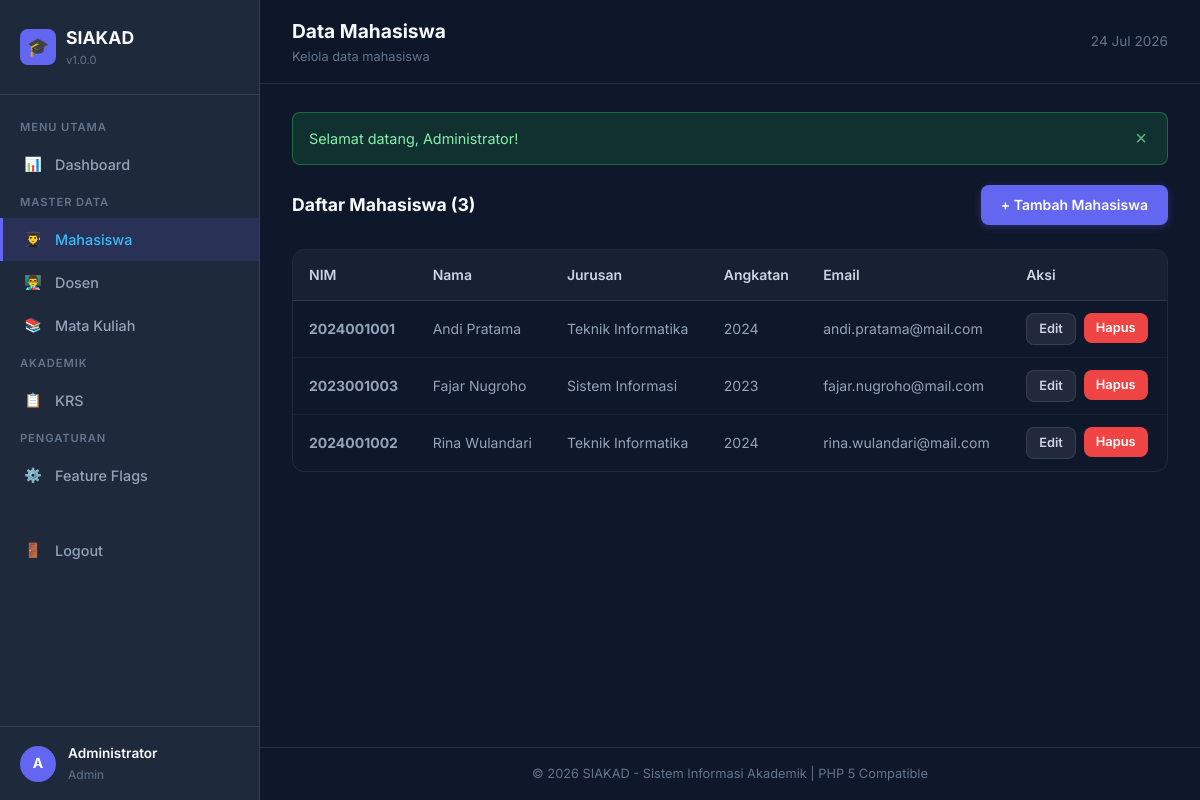
The page /index.php?page=mahasiswa (signed in) on the database its author committed.
### tables this page shows
CREATE TABLE `mahasiswa` (
    `id` INT(11) NOT NULL AUTO_INCREMENT,
    `nim` VARCHAR(20) NOT NULL,
    `user_id` INT(11) NOT NULL,
    `nama` VARCHAR(100) NOT NULL,
    `email` VARCHAR(100) DEFAULT NULL,
    `telepon` VARCHAR(20) DEFAULT NULL,
    `jurusan` VARCHAR(100) NOT NULL,
    `angkatan` INT(4) NOT NULL,
    `alamat` TEXT DEFAULT NULL,
    PRIMARY KEY (`id`),
    UNIQUE KEY `uq_nim` (`nim`),
    KEY `fk_mhs_user` (`user_id`),
    CONSTRAINT `fk_mhs_user` FOREIGN KEY (`user_id`) REFERENCES `users` (`id`) ON DELETE CASCADE
);

### pages/mahasiswa.php (the view, shortened to what this page needs)
<?php
$can_register = is_feature_enabled($db_conn, 'student_registration');
$action = isset($_GET['action']) ? $_GET['action'] : 'list';
if ($action === 'add'):
    if (!$can_register) {
        set_flash('warning', 'Pendaftaran mahasiswa baru sedang dinonaktifkan oleh admin (Feature Flag: student_registration = OFF).');
        redirect('index.php?page=mahasiswa');
    }
    if (!isset($errors)) $errors = array();
    $nim      = isset($nim)      ? $nim      : '';
    $nama     = isset($nama)     ? $nama     : '';
    $email    = isset($email)    ? $email    : '';
    $telepon  = isset($telepon)  ? $telepon  : '';
    $jurusan  = isset($jurusan)  ? $jurusan  : '';
    $angkatan = isset($angkatan) ? $angkatan : date('Y');
    $alamat   = isset($alamat)   ? $alamat   : '';
    $username = isset($username) ? $username : '';
?>
<div class="card">
    <div class="card-header">
        <h3>Tambah Mahasiswa Baru</h3>
    </div>
    <?php if (isset($errors['general'])): ?>
        <div class="alert alert-error"><span class="alert-text"><?php echo escape_html($errors['general']); ?></span></div>
    <?php endif; ?>
    <form action="index.php?page=mahasiswa&action=add" method="POST" novalidate>
        <div class="form-row">
            <div class="form-group">
                <label class="form-label">NIM <span class="required">*</span></label>
                <input type="text" name="nim" class="form-control <?php echo isset($errors['nim']) ? 'is-invalid' : ''; ?>" value="<?php echo escape_html($nim); ?>">
                <?php if (isset($errors['nim'])): ?><span class="error-text"><?php echo escape_html($errors['nim']); ?></span><?php endif; ?>
            </div>
            <div class="form-group">
                <label class="form-label">Nama Lengkap <span class="required">*</span></label>
                <input type="text" name="nama" class="form-control <?php echo isset($errors['nama']) ? 'is-invalid' : ''; ?>" value="<?php echo escape_html($nama); ?>">
                <?php if (isset($errors['nama'])): ?><span class="error-text"><?php echo escape_html($errors['nama']); ?></span><?php endif; ?>
            </div>
        </div>
        <div class="form-row">
            <div class="form-group">
                <label class="form-label">Email</label>
                <input type="email" name="email" class="form-control <?php echo isset($errors['email']) ? 'is-invalid' : ''; ?>" value="<?php echo escape_html($email); ?>">
                <?php if (isset($errors['email'])): ?><span class="error-text"><?php echo escape_html($errors['email']); ?></span><?php endif; ?>
            </div>
            <div class="form-group">
                <label class="form-label">Telepon</label>
                <input type="text" name="telepon" class="form-control" value="<?php echo escape_html($telepon); ?>">
            </div>
        </div>
        <div class="form-row">
            <div class="form-group">
                <label class="form-label">Jurusan <span class="required">*</span></label>
                <input type="text" name="jurusan" class="form-control <?php echo isset($errors['jurusan']) ? 'is-invalid' : ''; ?>" value="<?php echo escape_html($jurusan); ?>">
                <?php if (isset($errors['jurusan'])): ?><span class="error-text"><?php echo escape_html($errors['jurusan']); ?></span><?php endif; ?>
            </div>
            <div class="form-group">
                <label class="form-label">Angkatan</label>
                <input type="number" name="angkatan" class="form-control" value="<?php echo (int)$angkatan; ?>">
            </div>
        </div>
        <div class="form-group">
            <label class="form-label">Alamat</label>
            <textarea name="alamat" class="form-control"><?php echo escape_html($alamat); ?></textarea>
        </div>
        <hr style="border-color: var(--border-color); margin: 20px 0;">
        <div class="form-row">
            <div class="form-group">
                <label class="form-label">Username Login <span class="required">*</span></label>
                <input type="text" name="username" class="form-control <?php echo isset($errors['username']) ? 'is-invalid' : ''; ?>" value="<?php echo escape_html($username); ?>">
                <?php if (isset($errors['username'])): ?><span class="error-text"><?php echo escape_html($errors['username']); ?></span><?php endif; ?>
            </div>
            <div class="form-group">
                <label class="form-label">Password <span class="required">*</span></label>
                <input type="password" name="password" class="form-control <?php echo isset($errors['password']) ? 'is-invalid' : ''; ?>">
                <?php if (isset($errors['password'])): ?><span class="error-text"><?php echo escape_html($errors['password']); ?></span><?php endif; ?>
            </div>
        </div>
        <div class="btn-group">
            <button type="submit" class="btn btn-primary">Simpan</button>
            <a href="index.php?page=mahasiswa" class="btn btn-secondary">Batal</a>
        </div>
    </form>
</div>
<?php
else:
    $rows = fetch_all($db_conn, "SELECT * FROM mahasiswa ORDER BY nama ASC");
?>
<div class="page-header">
    <h3>Daftar Mahasiswa (<?php echo count($rows); ?>)</h3>
    <?php if ($can_register): ?>
        <a href="index.php?page=mahasiswa&action=add" class="btn btn-primary">+ Tambah Mahasiswa</a>
    <?php else: ?>
        <span class="badge badge-off">Registrasi OFF</span>
    <?php endif; ?>
</div>
<?php if (empty($rows)): ?>
    <div class="empty-state">
        <div class="empty-icon">👨‍🎓</div>
        <p>Belum ada data mahasiswa.</p>
    </div>
<?php else: ?>
    <div class="table-wrapper">
        <table class="data-table">
            <thead>
                <tr>
                    <th>NIM</th>
                    <th>Nama</th>
                    <th>Jurusan</th>
                    <th>Angkatan</th>
                    <th>Email</th>
                    <th>Aksi</th>
                </tr>
            </thead>
            <tbody>
            <?php foreach ($rows as $row): ?>
                <tr>
                    <td><strong><?php echo escape_html($row['nim']); ?></strong></td>
                    <td><?php echo escape_html($row['nama']); ?></td>
                    <td><?php echo escape_html($row['jurusan']); ?></td>
                    <td><?php echo (int)$row['angkatan']; ?></td>
                    <td><?php echo escape_html($row['email']); ?></td>
                    <td>
                        <div class="btn-group">
                            <a href="index.php?page=mahasiswa&action=edit&id=<?php echo $row['id']; ?>" class="btn btn-secondary btn-sm">Edit</a>
                            <form action="index.php?page=mahasiswa&action=delete" method="POST" style="display:inline;" onsubmit="return confirm('Yakin ingin menghapus data mahasiswa ini?');">
                                <button type="submit" class="btn btn-danger btn-sm">Hapus</button>
                            </form>
                        </div>
                    </td>
                </tr>
            <?php endforeach; ?>
            </tbody>
        </table>
    </div>
<?php endif; ?>
<?php endif; ?>

### style.css (style rules this page uses)
:root { --bg-main: #0f172a; --bg-sidebar: #1e293b; --bg-card: rgba(30, 41, 59, 0.85); --bg-card-border: rgba(255, 255, 255, 0.08); --bg-input: rgba(15, 23, 42, 0.6); --primary: #6366f1; --primary-hover: #4f46e5; --primary-light: rgba(99, 102, 241, 0.15); --accent: #38bdf8; --text-heading: #f8fafc; --text-body: #94a3b8; --text-light: #cbd5e1; --text-muted: #64748b; --border-color: rgba(255, 255, 255, 0.1); --danger: #ef4444; --danger-bg: rgba(239, 68, 68, 0.15); --danger-border: rgba(239, 68, 68, 0.4); --danger-text: #fca5a5; --success: #22c55e; --success-bg: rgba(34, 197, 94, 0.15); --success-border: rgba(34, 197, 94, 0.4); --success-text: #86efac; --warning-bg: rgba(234, 179, 8, 0.15); --warning-border: rgba(234, 179, 8, 0.4); --warning-text: #fde047; --info-bg: rgba(56, 189, 248, 0.15); --info-border: rgba(56, 189, 248, 0.4); --info-text: #7dd3fc; --radius-sm: 8px; --radius-md: 12px; --radius-lg: 16px; --transition: all 0.25s cubic-bezier(0.4, 0, 0.2, 1); --sidebar-width: 260px; }
*, *::before, *::after { margin: 0; padding: 0; box-sizing: border-box; }
body { font-family: 'Inter', -apple-system, BlinkMacSystemFont, 'Segoe UI', Roboto, sans-serif; background-color: var(--bg-main); color: var(--text-body); line-height: 1.6; min-height: 100vh; }
a { color: var(--accent); text-decoration: none; transition: var(--transition); }
.btn { display: inline-flex; align-items: center; gap: 6px; padding: 10px 20px; font-size: 0.875rem; font-weight: 600; font-family: inherit; border: none; border-radius: var(--radius-sm); cursor: pointer; transition: var(--transition); text-decoration: none; line-height: 1.4; }
.btn-primary { background: var(--primary); color: #fff; box-shadow: 0 2px 8px rgba(99, 102, 241, 0.3); }
.btn-danger { background: var(--danger); color: #fff; }
.btn-secondary { background: rgba(255, 255, 255, 0.08); border: 1px solid var(--border-color); color: var(--text-light); }
.btn-sm { padding: 6px 12px; font-size: 0.8rem; }
.btn-group { display: flex; gap: 8px; flex-wrap: wrap; }
.table-wrapper { overflow-x: auto; border-radius: var(--radius-md); border: 1px solid var(--bg-card-border); }
.data-table { width: 100%; border-collapse: collapse; font-size: 0.875rem; }
.data-table th { padding: 14px 16px; text-align: left; font-weight: 600; color: var(--text-light); background: rgba(30, 41, 59, 0.6); border-bottom: 1px solid var(--border-color); white-space: nowrap; }
.data-table td { padding: 12px 16px; border-bottom: 1px solid rgba(255, 255, 255, 0.04); color: var(--text-body); vertical-align: middle; }
.data-table tr:last-child td { border-bottom: none; }
.page-header { display: flex; justify-content: space-between; align-items: center; margin-bottom: 24px; flex-wrap: wrap; gap: 12px; }
.page-header h3 { font-size: 1.1rem; color: var(--text-heading); }

### rows shown on the page
mahasiswa: nim "2024001001", nama "Andi Pratama", jurusan "Teknik Informatika", angkatan "2024", email "andi.pratama@mail.com"
mahasiswa: nim "2023001003", nama "Fajar Nugroho", jurusan "Sistem Informasi", angkatan "2023", email "fajar.nugroho@mail.com"
mahasiswa: nim "2024001002", nama "Rina Wulandari", jurusan "Teknik Informatika", angkatan "2024", email "rina.wulandari@mail.com"

### other values the page prints
escape_html(APP_NAME) "SIAKAD"
escape_html(APP_VERSION) "1.0.0"
escape_html($user_initial) "A"
escape_html($user_nama) "Administrator"
escape_html($user_role) "Admin"
escape_html($pt['title']) "Data Mahasiswa"
escape_html($pt['desc']) "Kelola data mahasiswa"
$message "Selamat datang, Administrator!"
count($rows) "3"
